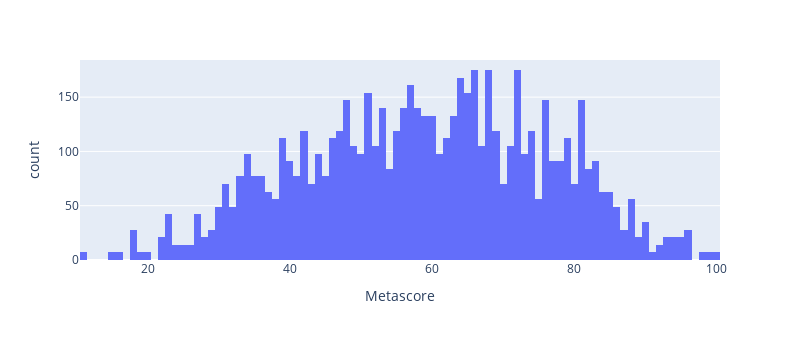

Notebook cell for this chart:
### Code cell
px.histogram(df, x="Metascore", nbins=100, width=800, height=340)

### Figure 1 — Plotly figure (JSON) as saved in the notebook; plotly's stock layout.template omitted (floating-point values rounded to 4 significant figures; data arrays with more than 128 entries replaced by an {"elided": "..."} marker saying what was removed)
{"data": [{"alignmentgroup": "True", "bingroup": "x", "hovertemplate": "Metascore=%{x}<br>count=%{y}<extra></extra>", "legendgroup": "", "marker": {"color": "#636efa", "pattern": {"shape": ""}}, "name": "", "nbinsx": 100, "offsetgroup": "", "orientation": "v", "showlegend": false, "type": "histogram", "x": {"elided": "7000 int values"}, "xaxis": "x", "yaxis": "y"}], "layout": {"barmode": "relative", "height": 340, "legend": {"tracegroupgap": 0}, "margin": {"t": 60}, "width": 800, "xaxis": {"anchor": "y", "domain": [0, 1], "title": {"text": "Metascore"}}, "yaxis": {"anchor": "x", "domain": [0, 1], "title": {"text": "count"}}}}
